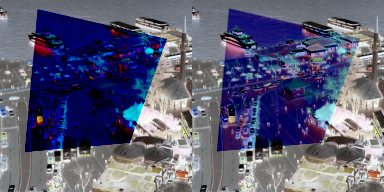
#> input picture registered-51.png, 384 x 192 px, given as the content of the folder ../T_W/0018, which was not available
$ jupyter execute generateTrainAndValidationData.ipynb   (text cells are left out)
#> lines starting #> are read from the running program, lines starting #| are printed output that depends on the picture; pictures that were not available may be replaced by others from this repository, and a replacement may not be noted
[cell 1]
from PIL import Image,ImageDraw
import numpy as np
import glob
import matplotlib.pyplot as plt
import xml.etree.ElementTree as ET
from sklearn.linear_model import LinearRegression
from xml.dom import minidom
import random
import requests
import argparse
import cv2
from io import BytesIO
import os
import itertools
import json
from skimage.transform import rescale, resize

import random

[cell 2]
params={
    "paths":'../T_W',
    "sequences":{
        '0018':{
                "h":550,
                "w":860,
                "samples_per_each":4,
                "val_count":1,
                "first_s":200,
                "out_region":260
            },
        '0027':{
                "h":1080,
                "w":1620,
                "samples_per_each":4,
                "val_count":1,
                "first_s":400,
                "out_region":500
            },
        '0009':{
                "h":700,
                "w":860,
                "samples_per_each":6,
                "val_count":2,
                "first_s":500,
                "out_region":330
            },
        '0003':{
                "h":700,
                "w":860,
                "samples_per_each":6,
                "val_count":2,
                "first_s":300,
                "out_region":330
            },
        '0010':{
                "h":700,
                "w":860,
                "samples_per_each":3,
                "val_count":1,
                "first_s":400,
                "out_region":330
            }
    },
    "folders":['train','val'],
    "folder_kind":["input","template","label","template_original"],
    "file_type":".png"
}

[cell 3]
#create folders
for (f,t) in itertools.product(params['folders'],params['folder_kind']):
    folder=f"../{f}_{t}/"
    if not os.path.exists(str(folder)):
        os.makedirs(folder)

[cell 4]
for (seq_id,sequence_params) in params["sequences"].items():

    print(f"\n\nsequence------------------- {seq_id}")

    foldersWT = glob.glob(f"{params['paths']}/{seq_id}/*")
    foldersW=[wf for wf in foldersWT if not wf.endswith("T")]

    for fid,rgb_folder in enumerate(foldersW):
        t_folder=rgb_folder+"_T"

        print(rgb_folder,t_folder)

        rgb_images_path_list=glob.glob(f"{rgb_folder}/*.png")
        random.shuffle(rgb_images_path_list)


        for iid,rgb_img_path in enumerate(rgb_images_path_list[:sequence_params["first_s"]]):
            rgb_img_name=rgb_img_path.split('/')[-1]
            rgb_img=plt.imread(rgb_img_path)
#> rgb_img is the input picture: shape (192, 384, 3) float32; mean R, G, B 0.364, 0.365, 0.462

            iidfid=f"{seq_id}_{fid}_{iid}-"

            #termal image name is exactly the same
            termal_img_name=rgb_img_name
            termal_img=None
            try:
                termal_img=plt.imread(f"{t_folder}/{termal_img_name}")
            except:
                print(f"no T for {t_folder}/{termal_img_name}")
                continue
            #print (f"{i} :{rgb_img_name},{rgb_img.shape}, {termal_img_name},{termal_img.shape}")

            #generate and distribute samples
            #generateAndSaveSamples(seq_id,sequence_params)


            img_name=rgb_img_name[:-4]
            img_size_h=sequence_params["h"]
            img_size_w=sequence_params["w"]

            samples_per_each=sequence_params["samples_per_each"]
            val_count=sequence_params["val_count"]
            val_start_at=samples_per_each-val_count
            output_region=sequence_params["out_region"]

            for rand_num in range(samples_per_each):

                center_x=random.randint(output_region+10,img_size_w-output_region-10)
                center_y=random.randint(output_region+10,img_size_h-output_region-10)

                #wide image cut input image
                squre_img=rgb_img[(center_y-output_region):(center_y+output_region),
                                (center_x-output_region):(center_x+output_region),:3]
                squre_img=resize(squre_img,(192,192))

                if rand_num<val_start_at:
                    plt.imsave('../train_input/'+iidfid+str(rand_num)+'_'+img_name+'.png',squre_img)
                else:
                    plt.imsave('../val_input/'+iidfid+str(rand_num)+'_'+img_name+'.png',squre_img)


                #termal image cut input image
                squre_img=termal_img[(center_y-output_region):(center_y+output_region),
                                (center_x-output_region):(center_x+output_region),:3]
                squre_img=resize(squre_img,(192,192))

                if rand_num<val_start_at:
                    plt.imsave('../train_template_original/'+iidfid+str(rand_num)+'_'+img_name+'.png',squre_img)
                else:
                    plt.imsave('../val_template_original/'+iidfid+str(rand_num)+'_'+img_name+'.png',squre_img)


                #warp random corners to [[32,32],[159,32],[32,159],[159,159]]
                top_left_box_u=random.randint(0,63)
                top_left_box_v=random.randint(0,63)

                top_right_box_u=random.randint(128,191)
                top_right_box_v=random.randint(0,63)

                bottom_left_box_u=random.randint(0,63)
                bottom_left_box_v=random.randint(128,191)

                bottom_right_box_u=random.randint(128,191)
                bottom_right_box_v=random.randint(128,191)

                 # prepare source and target four points
                src_points=[
                    [top_left_box_u,top_left_box_v],
                    [top_right_box_u,top_right_box_v],
                    [bottom_left_box_u,bottom_left_box_v],
                    [bottom_right_box_u,bottom_right_box_v]
                ]

                tgt_points=[[32,32],[159,32],[32,159],[159,159]]

                src_points=np.reshape(src_points,[4,1,2])
                tgt_points=np.reshape(tgt_points,[4,1,2])

                # find homography
                h_matrix, status = cv2.findHomography(src_points, tgt_points,0)


                warped_termal = cv2.warpPerspective(squre_img,h_matrix,(192,192))

                if rand_num<val_start_at:
                    plt.imsave('../train_template/'+iidfid+str(rand_num)+'_'+img_name+'.png',warped_termal[32:160,32:160,:])
                else:
                    plt.imsave('../val_template/'+iidfid+str(rand_num)+'_'+img_name+'.png',warped_termal[32:160,32:160,:])

                #save the used corners for gt homography
                label = {}
                label['location'] = []

                label['location'].append({
                        'top_left_u':top_left_box_u,
                        'top_left_v': top_left_box_v
                    })
                label['location'].append({
                        'top_right_u':top_right_box_u,
                        'top_right_v':top_right_box_v
                    })
                label['location'].append({
                        'bottom_left_u':bottom_left_box_u,
                        'bottom_left_v':bottom_left_box_v
                    })
                label['location'].append({
                        'bottom_right_u':bottom_right_box_u,
                        'bottom_right_v':bottom_right_box_v
                    })

                if rand_num<val_start_at:
                    with open('../train_label/'+iidfid+str(rand_num)+'_'+img_name+'_label.txt', 'w') as outfile:
                        json.dump(label, outfile)
                else:
                    with open('../val_label/'+iidfid+str(rand_num)+'_'+img_name+'_label.txt', 'w') as outfile:
                        json.dump(label, outfile)
#> this loop made 4 passes
#> pass 1, `squre_img=rgb_img[(center_y-output_region):(center_y+output_region), (..`:
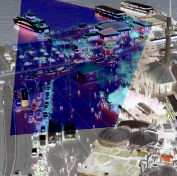
#> squre_img: shape (176, 177, 3) float32; mean R, G, B 0.389, 0.381, 0.481
#> pass 1, `squre_img=resize(squre_img,(192,192))`:
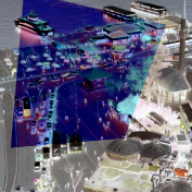
#> squre_img: shape (192, 192, 3) float32; mean R, G, B 0.389, 0.381, 0.48
#> pass 1, `warped_termal = cv2.warpPerspective(squre_img,h_matrix,(192,192))`:
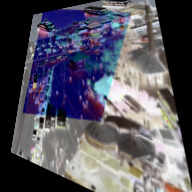
#> warped_termal: shape (192, 192, 3) float32; mean R, G, B 0.347, 0.339, 0.381
#> after the loop:
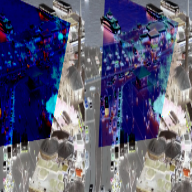
#> squre_img: shape (192, 192, 3) float32; mean R, G, B 0.357, 0.356, 0.463
